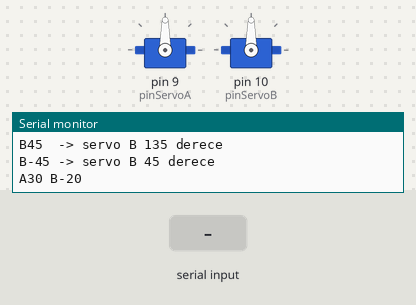
A sketch run on a simulated Arduino Uno, built with avr-gcc and run on an emulated ATmega328P. Shown: 2 × servo, the last lines printed to the serial monitor. The test bench sets the inputs (shaded band).

Above: at 1.2 s.
1.3 s: "90 45 200\n" received over Serial
At 2.4 s:
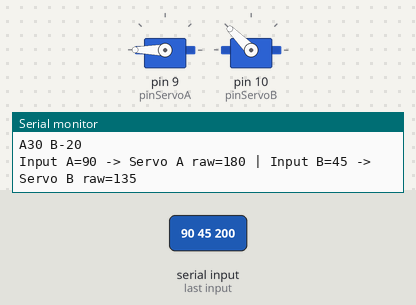
2.8 s: "30 150 10\n" received over Serial
At 3.5 s:
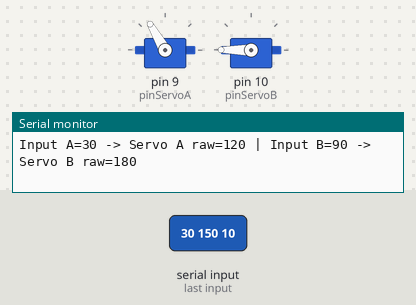
4.3 s: "1 90\n" received over Serial
At 4.6 s:
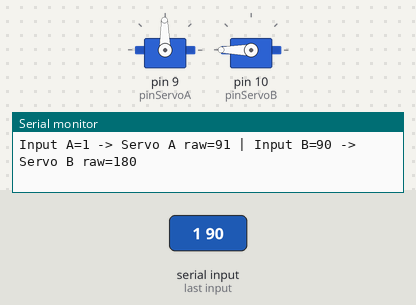
5.8 s: "90 45\n" received over Serial
At 6.9 s:
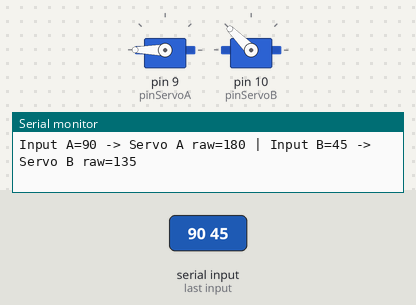
7.3 s: "30 150\n" received over Serial
At 8.1 s:
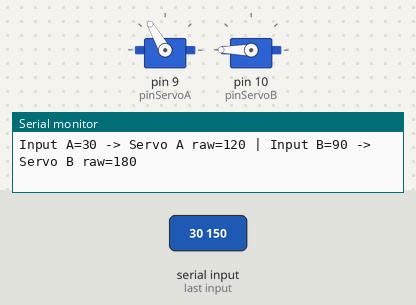
Timing chart, 0 to 9.8 s (numbered marks = the images above; inputs shaded):
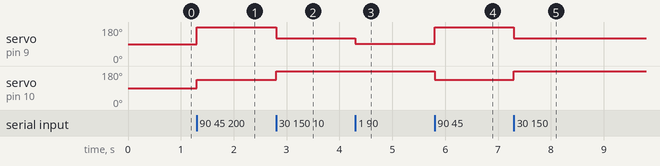

The sketch:

ServoTest.ino
```cpp
#include <Servo.h>

Servo servoA;
Servo servoB;

const int pinServoA = 9;
const int pinServoB = 10;

// Servo merkezleri
const int CENTER_A = 90;
const int CENTER_B = 90;

// Yön tersse true yap
const bool REVERSE_A = false;
const bool REVERSE_B = false;

// Kullanıcının verdiği mantıksal açılar
int inputA = 0;   // -90 ... +90
int inputB = 0;   // -90 ... +90

String inputBuffer = "";

int angleToServoRaw(int inputAngle, int centerAngle, bool reverseDir) {
  inputAngle = constrain(inputAngle, -90, 90);

  if (reverseDir) {
    inputAngle = -inputAngle;
  }

  int rawAngle = centerAngle + inputAngle;
  rawAngle = constrain(rawAngle, 0, 180);

  return rawAngle;
}

void moveServoA(int inputAngle) {
  inputA = constrain(inputAngle, -90, 90);
  int rawA = angleToServoRaw(inputA, CENTER_A, REVERSE_A);
  servoA.write(rawA);
}

void moveServoB(int inputAngle) {
  inputB = constrain(inputAngle, -90, 90);
  int rawB = angleToServoRaw(inputB, CENTER_B, REVERSE_B);
  servoB.write(rawB);
}

void setup() {
  Serial.begin(115200);

  servoA.attach(pinServoA);
  servoB.attach(pinServoB);

  // Başlangıçta ikisi de merkeze gelsin
  moveServoA(0);
  moveServoB(0);

  Serial.println("Sistem hazir.");
  Serial.println("Mantik: servo_raw = 90 + girilen_aci");
  Serial.println("Komutlar:");
  Serial.println("A0 B0");
  Serial.println("A20  -> servo A 110 derece");
  Serial.println("A-20 -> servo A 70 derece");
  Serial.println("B45  -> servo B 135 derece");
  Serial.println("B-45 -> servo B 45 derece");
  Serial.println("A30 B-20");
}

void loop() {
  while (Serial.available()) {
    char c = Serial.read();

    if (c == '\n' || c == '\r') {
      if (inputBuffer.length() > 0) {
        parseCommand(inputBuffer);
        inputBuffer = "";
      }
    } else {
      inputBuffer += c;
    }
  }
}

void parseCommand(String cmd) {
  cmd.trim();
  cmd.toUpperCase();

  int newA = inputA;
  int newB = inputB;

  bool aFound = false;
  bool bFound = false;

  int aIndex = cmd.indexOf('A');
  int bIndex = cmd.indexOf('B');

  if (aIndex != -1) {
    int start = aIndex + 1;
    int end = cmd.indexOf(' ', start);
    if (end == -1) end = cmd.length();

    String aStr = cmd.substring(start, end);
    newA = aStr.toInt();
    aFound = true;
  }

  if (bIndex != -1) {
    int start = bIndex + 1;
    int end = cmd.indexOf(' ', start);
    if (end == -1) end = cmd.length();

    String bStr = cmd.substring(start, end);
    newB = bStr.toInt();
    bFound = true;
  }

  // Format: "20 -30"
  // ilk sayı A, ikinci sayı B
  if (!aFound && !bFound) {
    int spaceIndex = cmd.indexOf(' ');
    if (spaceIndex != -1) {
      String aStr = cmd.substring(0, spaceIndex);
      String bStr = cmd.substring(spaceIndex + 1);

      aStr.trim();
      bStr.trim();

      newA = aStr.toInt();
      newB = bStr.toInt();

      aFound = true;
      bFound = true;
    }
  }

  if (aFound) {
    moveServoA(newA);
  }

  if (bFound) {
    moveServoB(newB);
  }

  int rawA = angleToServoRaw(inputA, CENTER_A, REVERSE_A);
  int rawB = angleToServoRaw(inputB, CENTER_B, REVERSE_B);

  Serial.print("Input A=");
  Serial.print(inputA);
  Serial.print(" -> Servo A raw=");
  Serial.print(rawA);

  Serial.print(" | Input B=");
  Serial.print(inputB);
  Serial.print(" -> Servo B raw=");
  Serial.println(rawB);
}
```

Measured:
- after the input at 1.3 s, servo on pin 9 (pinServoA): 90° → 180° at once; servo on pin 10 (pinServoB): 90° → 135° at once
- after the input at 2.8 s, servo on pin 9 (pinServoA): 180° → 120° at once; servo on pin 10 (pinServoB): 135° → 180° at once
- after the input at 4.3 s, servo on pin 9 (pinServoA): 120° → 91° at once
- after the input at 5.8 s, servo on pin 9 (pinServoA): 91° → 180° at once; servo on pin 10 (pinServoB): 180° → 135° at once
- after the input at 7.3 s, servo on pin 9 (pinServoA): 180° → 120° at once; servo on pin 10 (pinServoB): 135° → 180° at once
